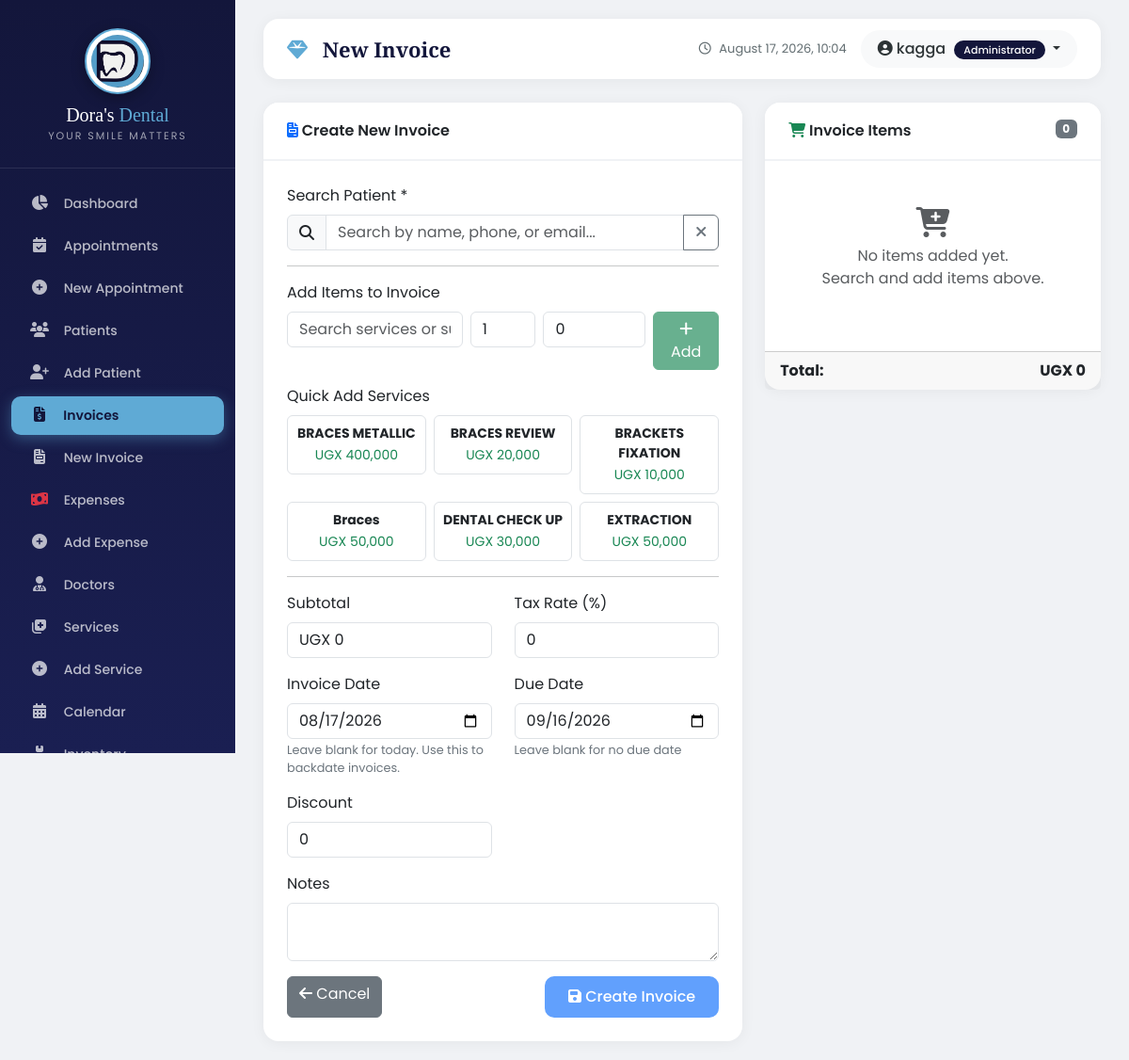
/billing/add/ (signed in), run on the app's committed database.
### core/models.py (models this page shows, shortened)
class UserProfile(models.Model):
    ROLE_CHOICES = [
        ('admin', 'Administrator'),
        ('doctor', 'Doctor'),
        ('receptionist', 'Receptionist'),
        ('accountant', 'Accountant'),
        ('nurse', 'Nurse'),
        ('assistant', 'Assistant'),
    ]
    user = models.OneToOneField(User, on_delete=models.CASCADE, related_name='profile')
    role = models.CharField(max_length=20, choices=ROLE_CHOICES, default='receptionist')
    phone = models.CharField(max_length=20, blank=True, null=True)
    address = models.TextField(blank=True, null=True)
    profile_picture = models.ImageField(upload_to='profile_pics/', blank=True, null=True)
    is_active = models.BooleanField(default=True)
    created_at = models.DateTimeField(auto_now_add=True)
    updated_at = models.DateTimeField(auto_now=True)
    doctor = models.OneToOneField('appointments.Doctor', on_delete=models.SET_NULL, null=True, blank=True, related_name='user_profile')
    phone_verified = models.BooleanField(default=False)
    otp_code = models.CharField(max_length=6, blank=True, null=True)
    otp_created_at = models.DateTimeField(blank=True, null=True)
    otp_attempts = models.IntegerField(default=0)  # Fixed: added default=0
    last_otp_sent = models.DateTimeField(blank=True, null=True)
    class Meta:
        ordering = ['user__username']

### appointments/models.py (models this page shows, shortened)
class Service(models.Model):
    name = models.CharField(max_length=100)
    description = models.TextField(blank=True)
    price = models.DecimalField(max_digits=10, decimal_places=2)
    duration_minutes = models.IntegerField(default=30)
    is_active = models.BooleanField(default=True)
    class Meta:
        ordering = ['name']

### billing/views.py (the view, shortened to what this page needs)
# urls.py: path('add/', views.invoice_add, name='add'),
@login_required
def invoice_add(request):
    from inventory.models import InventoryItem
    from django.db import transaction
    import json
    from datetime import datetime
    from inventory.models import InventoryItem
    request.session['cart_items'] = '[]'
    patients = Patient.objects.filter(is_active=True).order_by('first_name', 'last_name')
    services = Service.objects.filter(is_active=True)
    inventory_items = InventoryItem.objects.filter(is_active=True, quantity__gt=0)
    return render(request, 'billing/invoice_add.html', {
        'patients': patients,
        'services': services,
        'inventory_items': inventory_items,
    })

### templates/billing/invoice_add.html (shortened to what this page needs)
{% extends 'base.html' %}
{% load static %}
{% load humanize %}
{% block page_title %}New Invoice{% endblock %}
{% block content %}
<div class="row">
    <div class="col-md-7">
        <div class="card">
            <div class="card-header">
                <i class="fas fa-file-invoice text-primary"></i> Create New Invoice
            </div>
            <div class="card-body">
                <form method="post" id="invoiceForm">
                    <div class="mb-3">
                        <label class="form-label">Search Patient *</label>
                        <div class="search-container">
                            <div class="input-group">
                                <span class="input-group-text"><i class="fas fa-search"></i></span>
                                <input type="text" class="form-control" id="patientSearch"
                                       placeholder="Search by name, phone, or email..."
                                       autocomplete="off">
                                <button type="button" class="btn btn-outline-secondary" id="clearPatientSearch">
                                    <i class="fas fa-times"></i>
                                </button>
                            </div>
                        </div>
                    </div>
                    <hr>
                    <div class="mb-3">
                        <label class="form-label">Add Items to Invoice</label>
                        <div class="row g-2">
                            <div class="col-md-5">
                                <input type="text" class="form-control" id="itemSearch"
                                       placeholder="Search services or supplies..."
                                       autocomplete="off">
                            </div>
                            <div class="col-md-2">
                                <input type="number" class="form-control" id="itemQuantity"
                                       placeholder="Qty" value="1" min="1">
                            </div>
                            <div class="col-md-3">
                                <input type="number" step="0.01" class="form-control" id="itemPrice"
                                       placeholder="Price" value="0">
                            </div>
                            <div class="col-md-2">
                                <button type="button" class="btn btn-success w-100" id="addItemBtn" disabled>
                                    <i class="fas fa-plus"></i> Add
                                </button>
                            </div>
                        </div>
                    </div>
                    <div class="mb-3">
                        <label class="form-label">Quick Add Services</label>
                        <div class="row g-2">
                            {% for service in services|slice:":6" %}
                            <div class="col-md-4">
                                <div class="quick-add-btn rounded p-2 text-center"
                                     onclick="quickAddService({{ service.id }}, '{{ service.name }}', {{ service.price }})">
                                    <small class="d-block fw-bold">{{ service.name }}</small>
                                    <small class="text-success">UGX {{ service.price|floatformat:0|intcomma }}</small>
                                </div>
                            </div>
                            {% endfor %}
                        </div>
                    </div>
                    <hr>
                    <div class="row">
                        <div class="col-md-6 mb-3">
                            <label for="subtotal" class="form-label">Subtotal</label>
                            <input type="text" class="form-control" id="subtotalDisplay" value="UGX 0" readonly>
                        </div>
                        <div class="col-md-6 mb-3">
                            <label class="form-label">Tax Rate (%)</label>
                            <input type="number" step="0.01" class="form-control" id="taxRate" name="tax_rate" value="0" onchange="updateTotals()">
                        </div>
                    </div>
                    <div class="row">
                        <div class="col-md-6 mb-3">
                            <label for="issue_date" class="form-label">Invoice Date</label>
                            <input type="date" class="form-control" id="issueDate" name="issue_date">
                            <div class="help-text">Leave blank for today. Use this to backdate invoices.</div>
                        </div>
                        <div class="col-md-6 mb-3">
                            <label for="due_date" class="form-label">Due Date</label>
                            <input type="date" class="form-control" id="dueDate" name="due_date">
                            <div class="help-text">Leave blank for no due date</div>
                        </div>
                    </div>
                    <div class="row">
                        <div class="col-md-6 mb-3">
                            <label class="form-label">Discount</label>
                            <input type="number" step="0.01" class="form-control" id="discount" name="discount" value="0" onchange="updateTotals()">
                        </div>
                    </div>
                    <div class="mb-3">
                        <label class="form-label">Notes</label>
                        <textarea class="form-control" id="notes" name="notes" rows="2"></textarea>
                    </div>
                    <div class="d-flex justify-content-between">
                        <a href="{% url 'billing:list' %}" class="btn btn-secondary">
                            <i class="fas fa-arrow-left"></i> Cancel
                        </a>
                        <button type="button" class="btn btn-primary" id="submitBtn" onclick="submitInvoice()" disabled>
                            <i class="fas fa-save"></i> Create Invoice
                        </button>
                    </div>
                </form>
            </div>
        </div>
    </div>
    <div class="col-md-5">
        <div class="card">
            <div class="card-header">
                <i class="fas fa-shopping-cart text-success"></i> Invoice Items
                <span class="badge bg-secondary float-end" id="itemCount">0</span>
            </div>
            <div class="card-body" id="cartContainer" style="max-height: 500px; overflow-y: auto;">
                <p class="text-muted text-center py-4" id="emptyCart">
                    <i class="fas fa-cart-plus fa-2x d-block mb-2"></i>
                    No items added yet.<br>
                    Search and add items above.
                </p>
            </div>
            <div class="card-footer">
                <div class="row">
                    <div class="col-6"><strong>Total:</strong></div>
                    <div class="col-6 text-end"><strong id="cartTotal">UGX 0</strong></div>
                </div>
            </div>
        </div>
    </div>
</div>
{% endblock %}

### templates/base.html (shortened to what this page needs)
<!DOCTYPE html>
<html lang="en">
<head>
    <link href="https://cdn.jsdelivr.net/npm/bootstrap@5.3.0/dist/css/bootstrap.min.css" rel="stylesheet">
    <link rel="stylesheet" href="https://cdnjs.cloudflare.com/ajax/libs/font-awesome/6.4.0/css/all.min.css">
    {% load static %}
</head>
<body>
    {% if user.is_authenticated %}
        <div class="sidebar">
            <div class="brand">
                <div class="logo-wrapper">
                    <img src="{% static 'images/dental_logo.png' %}" alt="Dora's Dental Logo">
                </div>
                <h3>Dora's <span>Dental</span></h3>
                <div class="tagline">Your Smile Matters</div>
            </div>
            <nav class="nav flex-column">
                <a class="nav-link "
                   href="
                   {% if user.profile.role == 'admin' %}
                       {% url 'core:admin_dashboard' %}
                   {% elif user.profile.role == 'doctor' %}
                       {% url 'core:doctor_dashboard' %}
                   {% elif user.profile.role == 'receptionist' %}
                       {% url 'core:receptionist_dashboard' %}
                   {% elif user.profile.role == 'accountant' %}
                       {% url 'core:accountant_dashboard' %}
                   {% else %}
                       {% url 'core:dashboard' %}
                   {% endif %}
                ">
                    <i class="fas fa-chart-pie"></i> <span>Dashboard</span>
                </a>
                <a class="nav-link {% if 'appointments' in request.path and 'add' not in request.path %}active{% endif %}" href="{% url 'appointments:list' %}">
                    <i class="fas fa-calendar-check"></i> <span>Appointments</span>
                </a>
                <a class="nav-link" href="{% url 'appointments:add' %}">
                    <i class="fas fa-plus-circle"></i> <span>New Appointment</span>
                </a>
                <a class="nav-link {% if 'patients' in request.path %}active{% endif %}" href="{% url 'patients:list' %}">
                    <i class="fas fa-users"></i> <span>Patients</span>
                </a>
                <a class="nav-link" href="{% url 'patients:add' %}">
                    <i class="fas fa-user-plus"></i> <span>Add Patient</span>
                </a>
                {% if user.profile.role == 'admin' or user.profile.role == 'accountant' %}
                    <a class="nav-link {% if 'billing' in request.path and 'expense' not in request.path and 'balance' not in request.path %}active{% endif %}" href="{% url 'billing:list' %}">
                        <i class="fas fa-file-invoice-dollar"></i> <span>Invoices</span>
                    </a>
                    <a class="nav-link" href="{% url 'billing:add' %}">
                        <i class="fas fa-file-invoice"></i> <span>New Invoice</span>
                    </a>
                    <a class="nav-link {% if 'expense' in request.path and 'add' not in request.path %}active{% endif %}" href="{% url 'billing:expense_list' %}">
                        <i class="fas fa-money-bill-wave text-danger"></i> <span>Expenses</span>
                    </a>
                    <a class="nav-link" href="{% url 'billing:expense_add' %}">
                        <i class="fas fa-plus-circle"></i> <span>Add Expense</span>
                    </a>
                {% endif %}
                <a class="nav-link" href="{% url 'appointments:doctors' %}">
                    <i class="fas fa-user-md"></i> <span>Doctors</span>
                </a>
                <a class="nav-link {% if 'services' in request.path and 'add' not in request.path %}active{% endif %}" href="{% url 'appointments:services' %}">
                    <i class="fas fa-notes-medical"></i> <span>Services</span>
                </a>
                <a class="nav-link" href="{% url 'appointments:service_add' %}">
                    <i class="fas fa-plus-circle"></i> <span>Add Service</span>
                </a>
                <a class="nav-link" href="{% url 'appointments:calendar' %}">
                    <i class="fas fa-calendar-alt"></i> <span>Calendar</span>
                </a>
                {% if user.profile.role == 'admin' or user.profile.role == 'accountant' %}
                    <a class="nav-link {% if 'inventory' in request.path and 'low-stock' not in request.path %}active{% endif %}" href="{% url 'inventory:list' %}">
                        <i class="fas fa-boxes"></i> <span>Inventory</span>
                    </a>
                {% endif %}
            </nav>
        </div>
        <div class="main-content">
            <div class="top-navbar">
                <div class="page-title">
                    <i class="fas fa-gem"></i> {% block page_title %}Dashboard{% endblock %}
                </div>
                <div class="user-info">
                    <div class="clock">
                        <i class="far fa-clock"></i> {% now "F j, Y, H:i" %}
                    </div>
                    <div class="user-dropdown dropdown">
                        <button class="btn dropdown-toggle" type="button" data-bs-toggle="dropdown">
                            <i class="fas fa-user-circle"></i> {{ user.get_full_name|default:user.username }}
                            <span class="role-badge">{{ user.profile.get_role_display }}</span>
                        </button>
                    </div>
                </div>
            </div>
            {% block content %}{% endblock %}
        </div>
    {% else %}
        <script>
            window.location.href = "{% url 'core:login' %}";
        </script>
    {% endif %}
</body>
</html>

### data on the page
Service: name "BRACES METALLIC", price "400,000"
Service: name "BRACES REVIEW", price "20,000"
Service: name "BRACKETS FIXATION", price "10,000"
Service: name "Braces", price "50,000"
Service: name "DENTAL CHECK UP", price "30,000"
Service: name "EXTRACTION", price "50,000"

### other printed values
{{ user.get_full_name|default:user.username }} "kagga"
{{ user.profile.get_role_display }} "Administrator"
